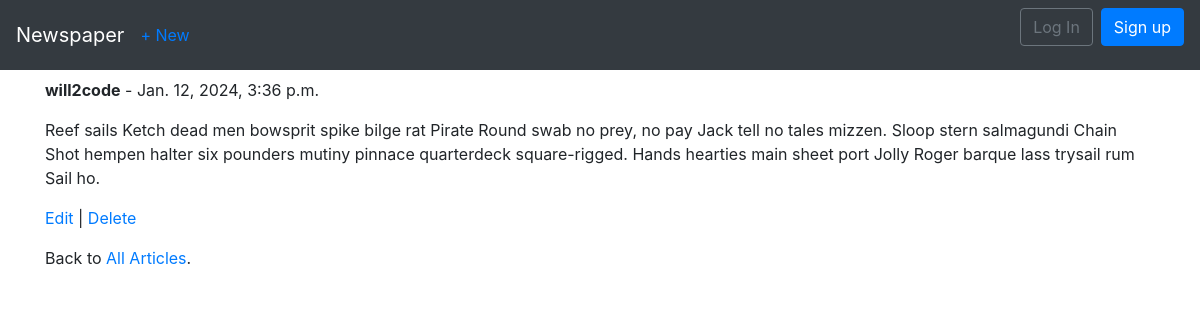
/articles/1/, run on the app's committed database.
### articles/models.py (models this page shows, shortened)
class Article(models.Model):
    title = models.CharField(max_length=255)
    body = models.TextField()
    date = models.DateTimeField(auto_now_add=True)
    author = models.ForeignKey(
        get_user_model(),
        on_delete=models.CASCADE,
    )

### accounts/models.py (models this page shows)
class CustomUser(AbstractUser):
    age = models.PositiveIntegerField(null=True, blank=True)

### articles/views.py (the view)
# urls.py: path('<int:pk>/', ArticleDetailView.as_view(), name='article_detail'),
class ArticleDetailView(DetailView):
    model = Article
    template_name = 'article_detail.html'

### templates/article_detail.html (shortened to what this page needs)
{% extends 'base.html' %}
{% block content %}
<div class="article-entry">
	<p> <strong>{{ object.author }}</strong> - {{ object.date }}</p>
	<p>{{ object.body }}</p>
</div>
<p>
	<a href="{% url 'article_edit' article.pk %}">Edit</a> |
	<a href="{% url 'article_delete' article.pk %}">Delete</a>
</p>
<p> Back to <a href="{% url 'article_list' %}">All Articles</a>. </p>
{% endblock content %}

### data on the page
Article: author "will2code", date "Jan. 12, 2024, 3:36 p.m.", body "Reef sails Ketch dead men bowsprit spike bilge rat Pirate Round swab no prey, no pay Jack tell no tales mizzen. Sloop stern salmagundi Chain Shot hempen halter six pounders mutiny pinnace quarterdeck square-rigged. Hands hearties main sheet port Jolly Roger barque lass trysail rum Sail ho."
